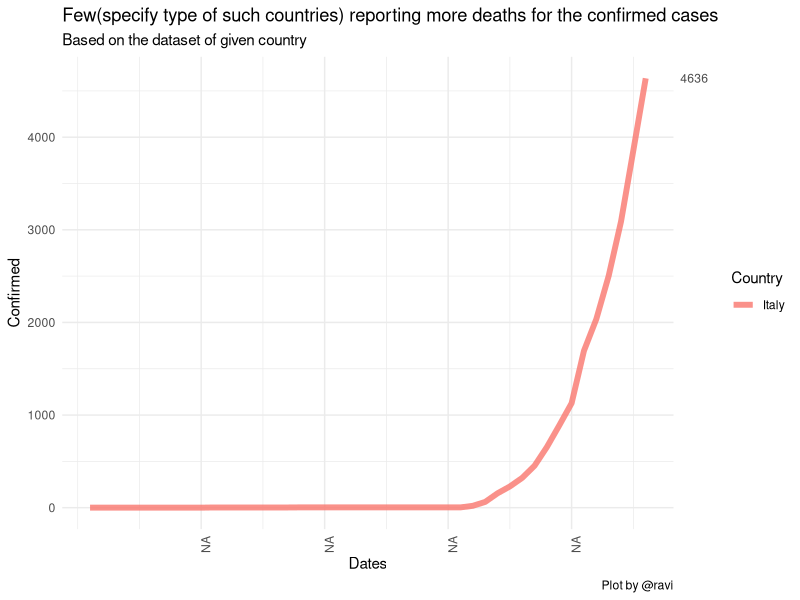

Reproduce this figure in R. (Note: this script raises an error after producing the figure.)
#####  LIBRARIES  #####

# Setting the working directory
setwd("/home/ravi/Documents/Data-Science/Project/My Work/")

#library(ggplot2)   # gg menns ->   grammer of graphics
library(tidyverse)
library(lattice)
library(plyr) # used to calculate the average weight of each group 

#------------------------------------------------------------------------#

### Loading files ###

Confirmed = read.csv("ready_to_use/COVID-19/Confirmed.csv")
Deaths = read.csv("ready_to_use/COVID-19/Deaths.csv")
Recovered = read.csv("ready_to_use/COVID-19/Recovered.csv")


countryWise.bulk.summary = read.csv("ready_to_use/COVID-19/Mixed/countryWise_bulk_summary.csv")
# train on 80% dates, test on 20%
dateWise.bulk.summary = read.csv("ready_to_use/COVID-19/Mixed/dateWise_bulk_summary.csv")


Four.daily.Confirmed = read.csv("ready_to_use/COVID-19/FOUR/Four_daily_Confirmed.csv")
Four.daily.Deaths = read.csv("ready_to_use/COVID-19/FOUR/Four_daily_Deaths.csv")
Four.daily.Recovered = read.csv("ready_to_use/COVID-19/FOUR/Four_daily_Recovered.csv")
Four.Summary = read.csv("ready_to_use/COVID-19/FOUR/Four_Summary.csv")

Four.dataset.locationWise = read.csv("ready_to_use/COVID-19/FOUR/Four_dataset_locationWise.csv")
Four.dataset.dateWise = read.csv("ready_to_use/COVID-19/FOUR/Four_dataset_dateWise.csv")

#---------------------------------------------------------------#
### Functions ###


# Cases daily

# further last date could be passed
confirmed.till.date = function(cName, yesORno = FALSE) {
  
  
  countryWise.bulk.summary.country = countryWise.bulk.summary[
    which(str_detect(countryWise.bulk.summary$Country,
                     cName,
                     negate = yesORno)),
    ]
  
  #####################################################
  
  d <- countryWise.bulk.summary.country %>% 
    as_tibble()
  
  d_ends <- countryWise.bulk.summary.country %>% 
    group_by(Country) %>% 
    top_n(1, Day) %>% 
    pull(Confirmed)    # col can be changed
  
  temp = as.character(countryWise.bulk.summary$Date[1:nlevels(countryWise.bulk.summary$Date)])
  new = c(temp[10], temp[20], temp[30], temp[40])
  
  d %>% 
    ggplot(aes(Day, Confirmed, color = Country)) +
    geom_line(size = 2, alpha = .8) +
    theme_minimal() +
    scale_x_continuous(label = new, breaks = c(10, 20, 30, 40)) +
    scale_y_continuous(sec.axis = sec_axis(~ ., breaks = d_ends)) +
    theme(axis.text.x = element_text(angle = 90, hjust = 1)) +
    ggtitle("Few(specify type of such countries) reporting more deaths for the confirmed cases",
            subtitle = "Based on the dataset of given country") +
    labs(x = "Dates", y = "Confirmed", caption = "Plot by @ravi")
  
}

deaths.till.date = function(cName, yesORno = FALSE) {
  
  
  countryWise.bulk.summary.country = countryWise.bulk.summary[
    which(str_detect(countryWise.bulk.summary$Country,
                     cName,
                     negate = yesORno)),
    ]
  
  #####################################################
  
  d <- countryWise.bulk.summary.country %>% 
    as_tibble()
  
  d_ends <- countryWise.bulk.summary.country %>% 
    group_by(Country) %>% 
    top_n(1, Day) %>% 
    pull(Deaths)    # col can be changed
  
  temp = as.character(countryWise.bulk.summary$Date[1:nlevels(countryWise.bulk.summary$Date)])
  new = c(temp[10], temp[20], temp[30], temp[40])
  
  d %>% 
    ggplot(aes(Day, Deaths, color = Country)) +
    geom_line(size = 2, alpha = .8) +
    theme_minimal() +
    scale_x_continuous(label = new, breaks = c(10, 20, 30, 40)) +
    scale_y_continuous(sec.axis = sec_axis(~ ., breaks = d_ends)) +
    theme(axis.text.x = element_text(angle = 90, hjust = 1)) +
    ggtitle("Few(specify type of such countries) reporting more deaths for the confirmed cases",
            subtitle = "Based on the dataset of given country") +
    labs(x = "Dates", y = "Deaths", caption = "Plot by @ravi")
  
}

recovery.till.date = function(cName, yesORno = FALSE) {
  
  
  countryWise.bulk.summary.country = countryWise.bulk.summary[
    which(str_detect(countryWise.bulk.summary$Country,
                     cName,
                     negate = yesORno)),
    ]
  
  #####################################################
  
  d <- countryWise.bulk.summary.country %>% 
    as_tibble()
  
  d_ends <- countryWise.bulk.summary.country %>% 
    group_by(Country) %>% 
    top_n(1, Day) %>% 
    pull(Recovered)    # col can be changed
  
  temp = as.character(countryWise.bulk.summary$Date[1:nlevels(countryWise.bulk.summary$Date)])
  new = c(temp[10], temp[20], temp[30], temp[40])
  
  d %>% 
    ggplot(aes(Day, Recovered, color = Country)) +
    geom_line(size = 2, alpha = .8) +
    theme_minimal() +
    scale_x_continuous(label = new, breaks = c(10, 20, 30, 40)) +
    scale_y_continuous(sec.axis = sec_axis(~ ., breaks = d_ends)) +
    theme(axis.text.x = element_text(angle = 90, hjust = 1)) +
    ggtitle("Few(specify type of such countries) reporting more deaths for the confirmed cases",
            subtitle = "Based on the dataset of given country") +
    labs(x = "Dates", y = "Recovered", caption = "Plot by @ravi")
  
}


# for world data
till.date = function(yAxis, dataSet, cName = c("Hubei", "World", "China", "Diamond Princess"), yesORno = FALSE) {
  
  get(dataSet) -> plotFrom
  
  plotFrom = plotFrom[
    which(str_detect(plotFrom$Location,
                     cName,
                     negate = yesORno)),
  ]
  
  #####################################################
  
  d <- plotFrom %>% 
    as_tibble()
  
  d_ends <- plotFrom %>% 
    group_by(Location) %>% 
    top_n(1, Day) %>% 
    pull(yAxis)    # col can be changed to    ---------->    yAxis
  
  temp = as.character(plotFrom$Date[1:nlevels(plotFrom$Date)])
  new = c(temp[10], temp[20], temp[30], temp[40])
  
  d %>% 
    ggplot(aes(Day, Recovered, color = Location)) +
    geom_line(size = 2, alpha = .8) +
    theme_minimal() +
    scale_x_continuous(label = new, breaks = c(10, 20, 30, 40)) +
    scale_y_continuous(sec.axis = sec_axis(~ ., breaks = d_ends)) +
    theme(axis.text.x = element_text(angle = 90, hjust = 1)) +
    ggtitle("Hubei, China(except Hubei) & World polt, on the daily basis.",
            subtitle = "Based on the summary dataset") +
    labs(x = "Dates", y = yAxis, caption = "Plot by @ravi")
  
}

till.date.Confirmed = function(lName = c("Hubei", "World", "China", "Diamond Princess"), yesORno = FALSE) {
  
  
  locationWise.bulk.summary.Four = Four.dataset.locationWise[
    which(str_detect(Four.dataset.locationWise$Location,
                     lName,
                     negate = yesORno)),
    ]
  
  #####################################################
  
  d <- locationWise.bulk.summary.Four %>% 
    as_tibble()
  
  d_ends <- locationWise.bulk.summary.Four %>% 
    group_by(Location) %>% 
    top_n(1, Day) %>% 
    pull(Confirmed)    # col can be changed
  
  temp = as.character(Four.dataset.locationWise$Date[1:nlevels(Four.dataset.locationWise$Date)])
  new = c(temp[10], temp[20], temp[30], temp[40])
  
  d %>% 
    ggplot(aes(Day, Confirmed, color = Location)) +
    geom_line(size = 2, alpha = 0.8) +
    theme_minimal() +
    scale_x_continuous(label = new, breaks = c(10, 20, 30, 40)) +
    scale_y_continuous(sec.axis = sec_axis(~ ., breaks = d_ends)) +
    theme(axis.text.x = element_text(angle = 90, hjust = 1)) +
    ggtitle("Few(specify type of such countries) reporting more deaths for the confirmed cases",
            subtitle = "Based on the dataset of given country") +
    labs(x = "Dates", y = "Confirmed", caption = "Plot by @ravi")
  
}

till.date.Deaths = function(lName = c("Hubei", "World", "China", "Diamond Princess"), yesORno = FALSE) {
  
  
  locationWise.bulk.summary.Four = Four.dataset.locationWise[
    which(str_detect(Four.dataset.locationWise$Location,
                     lName,
                     negate = yesORno)),
    ]
  
  #####################################################
  
  d <- locationWise.bulk.summary.Four %>% 
    as_tibble()
  
  d_ends <- locationWise.bulk.summary.Four %>% 
    group_by(Location) %>% 
    top_n(1, Day) %>% 
    pull(Deaths)    # col can be changed
  
  temp = as.character(Four.dataset.locationWise$Date[1:nlevels(Four.dataset.locationWise$Date)])
  new = c(temp[10], temp[20], temp[30], temp[40])
  
  d %>% 
    ggplot(aes(Day, Deaths, color = Location)) +
    geom_line(size = 2, alpha = 0.8) +
    theme_minimal() +
    scale_x_continuous(label = new, breaks = c(10, 20, 30, 40)) +
    scale_y_continuous(sec.axis = sec_axis(~ ., breaks = d_ends)) +
    theme(axis.text.x = element_text(angle = 90, hjust = 1)) +
    ggtitle("Few(specify type of such countries) reporting more deaths for the confirmed cases",
            subtitle = "Based on the dataset of given country") +
    labs(x = "Dates", y = "Deaths", caption = "Plot by @ravi")
  
}

till.date.Recovered = function(lName = c("Hubei", "World", "China", "Diamond Princess"), yesORno = FALSE) {
  
  
  locationWise.bulk.summary.Four = Four.dataset.locationWise[
    which(str_detect(Four.dataset.locationWise$Location,
                     lName,
                     negate = yesORno)),
    ]
  
  #####################################################
  
  d <- locationWise.bulk.summary.Four %>% 
    as_tibble()
  
  d_ends <- locationWise.bulk.summary.Four %>% 
    group_by(Location) %>% 
    top_n(1, Day) %>% 
    pull(Recovered)    # col can be changed
  
  temp = as.character(Four.dataset.locationWise$Date[1:nlevels(Four.dataset.locationWise$Date)])
  new = c(temp[10], temp[20], temp[30], temp[40])
  
  d %>% 
    ggplot(aes(Day, Recovered, color = Location)) +
    geom_line(size = 2, alpha = 0.8) +
    theme_minimal() +
    scale_x_continuous(label = new, breaks = c(10, 20, 30, 40)) +
    scale_y_continuous(sec.axis = sec_axis(~ ., breaks = d_ends)) +
    theme(axis.text.x = element_text(angle = 90, hjust = 1)) +
    ggtitle("Few(specify type of such countries) reporting more deaths for the confirmed cases",
            subtitle = "Based on the dataset of given country") +
    labs(x = "Dates", y = "Recovered", caption = "Plot by @ravi")
  
}
#---------------------------------------------------------------#


#######  VISUALIZATIONS  ########


#################################
#########  Line Plots  ##########
#################################


############### day wise
confirmed.till.date("Italy")
confirmed.till.date(c("Italy", "South Korea", "Hong Kong"))

deaths.till.date("South Korea")
deaths.till.date(c("Italy", "South Korea", "Hong Kong"))

recovery.till.date("China")
recovery.till.date(c("Italy", "South Korea", "Hong Kong"))



########################
## a Histogram or Bar plot will be better for --> Four.dataset.locationWise
View(Four.dataset.locationWise)

# Lines
till.date.Confirmed(c("Hubei", "China"))
till.date.Deaths("Hubei", T)
till.date.Recovered()

###########################################################################







#################################
#########  Histigrams  ##########
#################################

# 1) Active / Closed cases  (World)
View(Four.dataset.locationWise)
world = Four.dataset.locationWise[which(str_detect(Four.dataset.locationWise$Location, "World")),]
world.df = data.frame(
  Day = c(rep(world$Day, 2)),
  Date = c(rep(as.Date(world$Date), 2)),
  "Case Status" = factor(c(rep("Active", nrow(world)), rep("Closed", nrow(world))), levels = c("Active", "Closed")),
  Numbers = c(world$Active.Cases, world$Closed.Cases)
)

# Change line type
mean.caseWise <- ddply(world.df, "Case.Status", summarise, grp.mean=mean(Numbers))
head(mean.caseWise)

ggplot(world.df, aes(x=Numbers, color=Case.Status)) +
  geom_histogram(binwidth = 2500, fill="white", alpha=0.5, position="dodge") +
  geom_vline(data=mean.caseWise, aes(xintercept = grp.mean, color = Case.Status), linetype = "dashed") +
  theme(legend.position = "top") +scale_color_grey() + theme_classic() +
  theme(legend.position="top")


ggplot(world.df, aes(x=Numbers, color=Case.Status)) +
  geom_histogram(binwidth = 2500, fill = "white", position = "dodge") +
  geom_vline(data=mean.caseWise, aes(xintercept = grp.mean, color = Case.Status),
             linetype = "dashed") +
  scale_color_brewer(palette="Paired") +
  theme_classic()+theme(legend.position="top")


ggplot(world.df, aes(x=Numbers, color=Case.Status, fill=Case.Status)) +
  geom_histogram(binwidth = 3500, aes(y=..density..), position="identity", alpha=0.5)+
  geom_density(alpha=0.6)+
  geom_vline(data=mu, aes(xintercept=grp.mean, color=Case.Status),
             linetype="dashed")+
  scale_color_manual(values=c("#999999", "#E69F00", "#56B4E9"))+
  scale_fill_manual(values=c("#999999", "#E69F00", "#56B4E9"))+
  labs(title="Cases histogram plot",x="Cases", y = "Density")+
  theme_classic()






